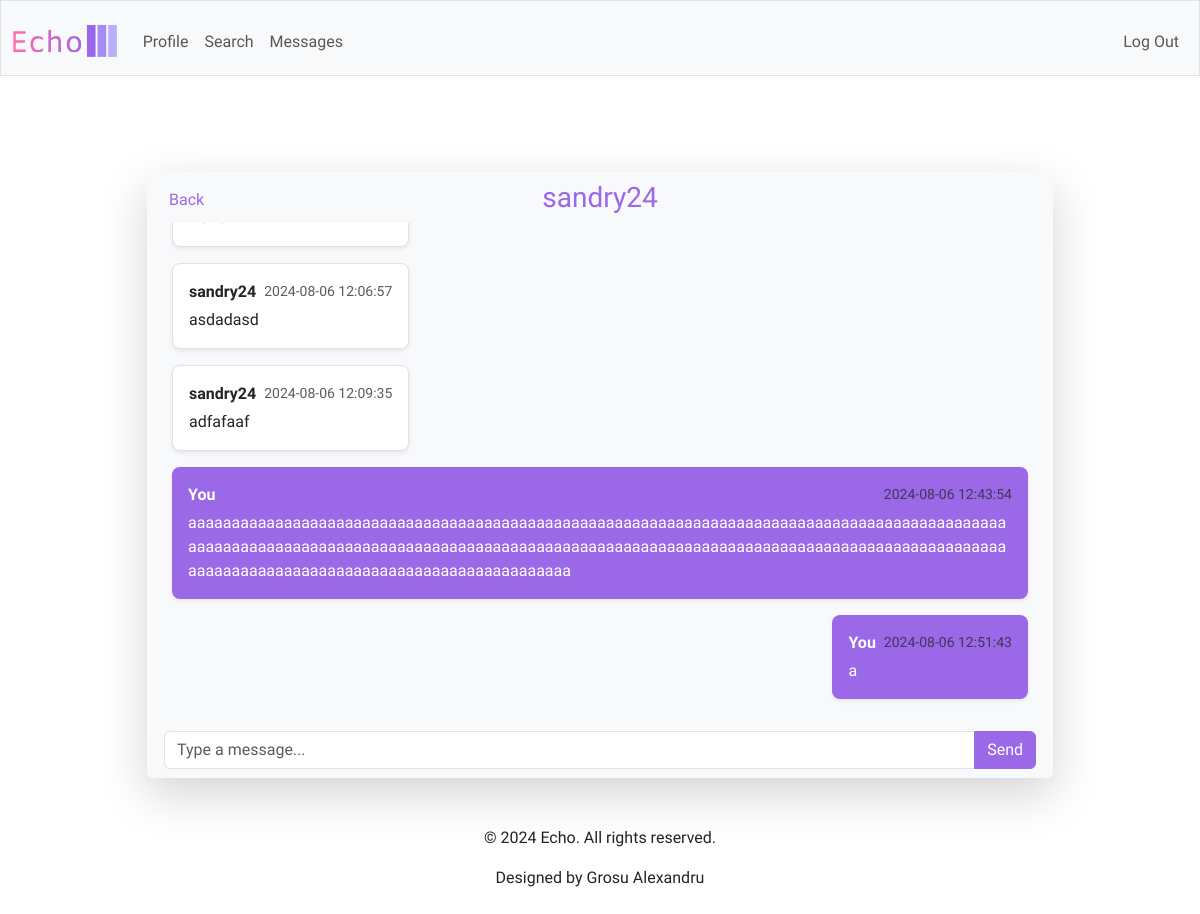
Page /messages/2 (signed in) on the earlier database version.
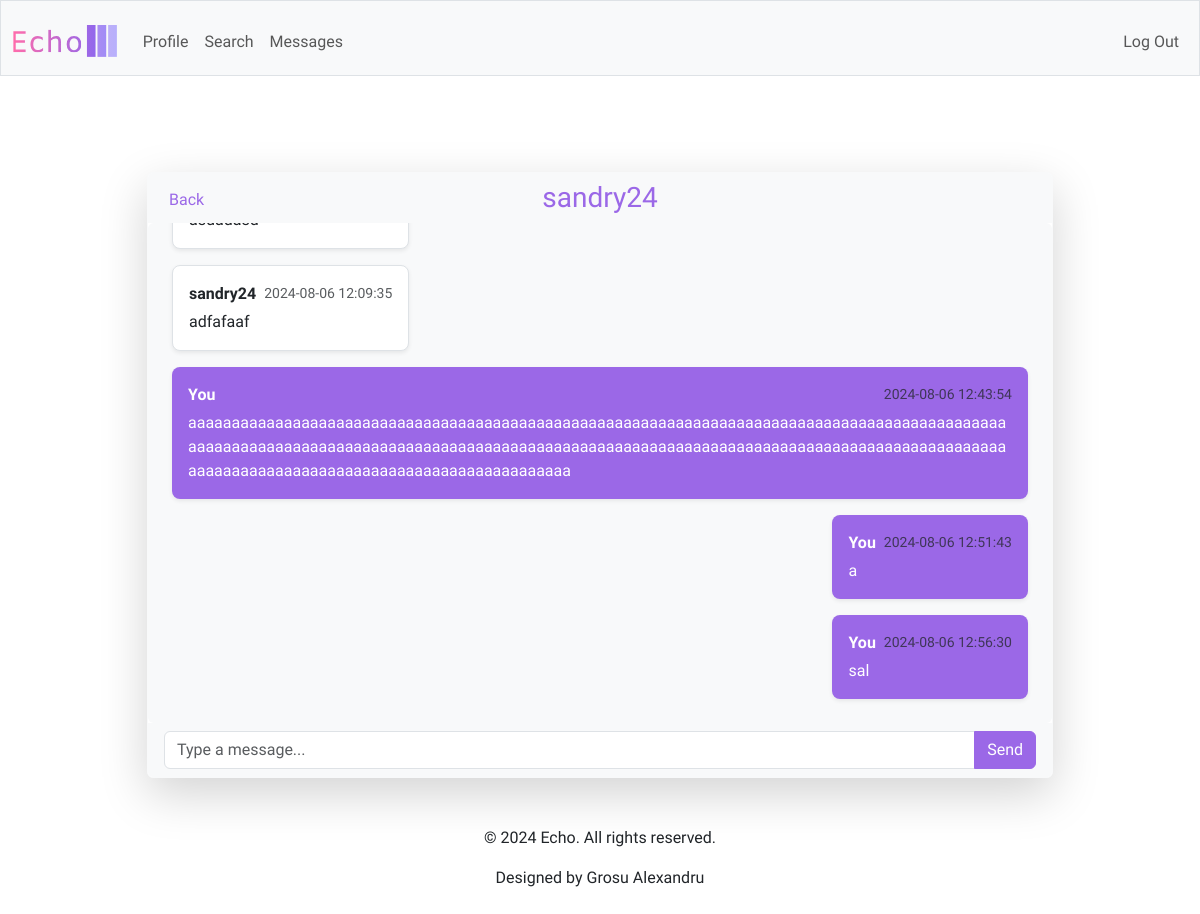
Same page on the later database version.
### tables this page shows
CREATE TABLE users (
    id INTEGER PRIMARY KEY AUTOINCREMENT,
    username TEXT UNIQUE NOT NULL,
    password_hash TEXT NOT NULL,
    bio TEXT,
    created_at TIMESTAMP DEFAULT CURRENT_TIMESTAMP
);

CREATE TABLE messages (
    id INTEGER PRIMARY KEY AUTOINCREMENT,
    conversation_id INTEGER NOT NULL,
    sender_id INTEGER NOT NULL,
    content TEXT NOT NULL,
    created_at TIMESTAMP DEFAULT CURRENT_TIMESTAMP,
    FOREIGN KEY (conversation_id) REFERENCES conversations(id),
    FOREIGN KEY (sender_id) REFERENCES users(id)
);

### app.py (the view)
@app.route('/messages/<int:conversation_id>')
@login_required
def conversation(conversation_id):
    user_id = session['user_id']
    messages = db.execute('''
        SELECT m.content, m.created_at, u.username
        FROM messages m
        JOIN users u ON m.sender_id = u.id
        WHERE m.conversation_id = ?
        ORDER BY m.created_at
    ''', conversation_id)
    other_user = db.execute('''
        SELECT u.username
        FROM conversation_participants cp
        JOIN users u ON cp.user_id = u.id
        WHERE cp.conversation_id = ? AND cp.user_id != ?
    ''', conversation_id, user_id)
    other_username = other_user[0]['username'] if other_user else "Unknown"
    return render_template('conversation.html', messages=messages,
                           conversation_id=conversation_id, other_username=other_username)

### app.py (called while the page is built)
@app.after_request
def after_request(response):
    response.headers["Cache-Control"] = "no-cache, no-store, must-revalidate"
    response.headers["Expires"] = 0
    response.headers["Pragma"] = "no-cache"
    return response

### helpers.py (called while the page is built)
def login_required(f):
    @wraps(f)
    def decorated_function(*args, **kwargs):
        if session.get("user_id") is None:
            return redirect("/login")
        return f(*args, **kwargs)
    return decorated_function

### templates/conversation.html (shortened to what this page needs)
{% extends "layout.html" %}
{% block main %}
    <div class="container mt-5">
        <div class="row justify-content-center">
            <div class="col-md-10">
                <div class="card shadow-lg border-light">
                    <div class="card-header d-flex align-items-center bg-light border-bottom-0 position-relative">
                        <a href="{{ url_for('messages') }}" class="btn btn-link text-decoration-none purple position-absolute top-0 start-0 mt-2 ms-2">
                             Back
                        </a>
                        <div class="d-flex justify-content-center w-100">
                            <h3 class="mb-0 purple">
                                <a href="{{ url_for('profile', username=other_username) }}" class="text-decoration-none purple">
                                    {{ other_username }}
                                </a>
                            </h3>
                        </div>
                    </div>
                    <div class="card-body p-4 bg-light rounded" id="messageContainer" style="max-height: 500px; overflow-y: auto;">
                        <div class="d-flex flex-column gap-3">
                            {% for message in messages %}
                                {% if message['username'] == session['username'] %}
                                    <div class="d-flex justify-content-end">
                                        <div class="bg-purple text-white p-3 rounded-3 shadow-sm text-break text-start">
                                            <div class="d-flex justify-content-between align-items-center">
                                                <strong>You</strong>
                                                <small class="text-muted ms-2">{{ message['created_at'] }}</small>
                                            </div>
                                            <p class="mb-0 mt-1">{{ message['content'] }}</p>
                                        </div>
                                    </div>
                                {% else %}
                                    <div class="d-flex justify-content-start">
                                        <div class="bg-white border p-3 rounded-3 shadow-sm text-break text-start">
                                            <div class="d-flex justify-content-between align-items-center">
                                                <strong>{{ message['username'] }}</strong>
                                                <small class="text-muted ms-2">{{ message['created_at'] }}</small>
                                            </div>
                                            <p class="mb-0 mt-1">{{ message['content'] }}</p>
                                        </div>
                                    </div>
                                {% endif %}
                            {% endfor %}
                        </div>
                    </div>
                    <div class="card-footer bg-light border-top-0">
                        <form action="{{ url_for('send_message', conversation_id=conversation_id) }}" method="post">
                            <div class="input-group">
                                <input type="text" name="content" autocomplete="off" class="form-control" placeholder="Type a message..." aria-label="Type a message..." aria-describedby="button-addon2" required>
                                <button class="btn btn-primary" type="submit" id="button-addon2">Send</button>
                            </div>
                        </form>
                    </div>
                </div>
            </div>
        </div>
    </div>
{% endblock %}

### templates/layout.html (shortened to what this page needs)
<!DOCTYPE html>
<html lang="en">
    <head>
        <link href="https://cdn.jsdelivr.net/npm/bootstrap@5.3.3/dist/css/bootstrap.min.css" rel="stylesheet">
        <link href="/static/styles.css" rel="stylesheet">
    </head>
    <body>
        <nav class="bg-light border navbar navbar-expand-md navbar-light">
            <div class="container-fluid">
                <a class="navbar-brand" href="/"><img alt="Echo" class="logo-image" src="/static/echo-icons/svg/logo-no-background.svg"></a>
                <div class="collapse navbar-collapse" id="navbar">
                    {% if session["user_id"] %}
                        <ul class="navbar-nav me-auto mt-2">
                            <li class="nav-item"><a class="nav-link" href="/profile">Profile</a></li>
                            <li class="nav-item"><a class="nav-link" href="/search">Search</a></li>
                            <li class="nav-item"><a class="nav-link" href="/messages">Messages</a></li>
                        </ul>
                        <ul class="navbar-nav ms-auto mt-2">
                            <li class="nav-item"><a class="nav-link" href="/logout">Log Out</a></li>
                        </ul>
                    {% else %}
                        <ul class="navbar-nav ms-auto mt-2">
                            <li class="nav-item"><a class="nav-link" href="/register">Register</a></li>
                            <li class="nav-item"><a class="nav-link" href="/login">Log In</a></li>
                        </ul>
                    {% endif %}
                </div>
            </div>
        </nav>
        <main class="container py-5 text-center">
            {% block main %}{% endblock %}
        </main>
        <footer class="text-center">
            <div class="container">
                <p>&copy; 2024 Echo. All rights reserved.</p>
                <p>Designed by Grosu Alexandru</p>
            </div>
        </footer>
    </body>
</html>

### static/styles.css (style rules this page uses)
body { font-family: "Amiko", sans-serif; }
nav .navbar-brand { font-size: xx-large; font-weight: 600; }
.purple { color: #9b68e7; }
.bg-purple { background-color: #9b68e7; }
.btn-primary, .btn-primary:active:focus { background-color: #9b68e7; border-color: #9b68e7; color: #fff; }
nav .navbar-brand .logo-image { height: 32px; width: auto; }

Differences in the rows shown:
no longer on this page (row unchanged): messages: username "sandry24", created_at "2024-08-06 12:06:57", content "asdadasd"
added messages: created_at "2024-08-06 12:56:30", content "sal"
